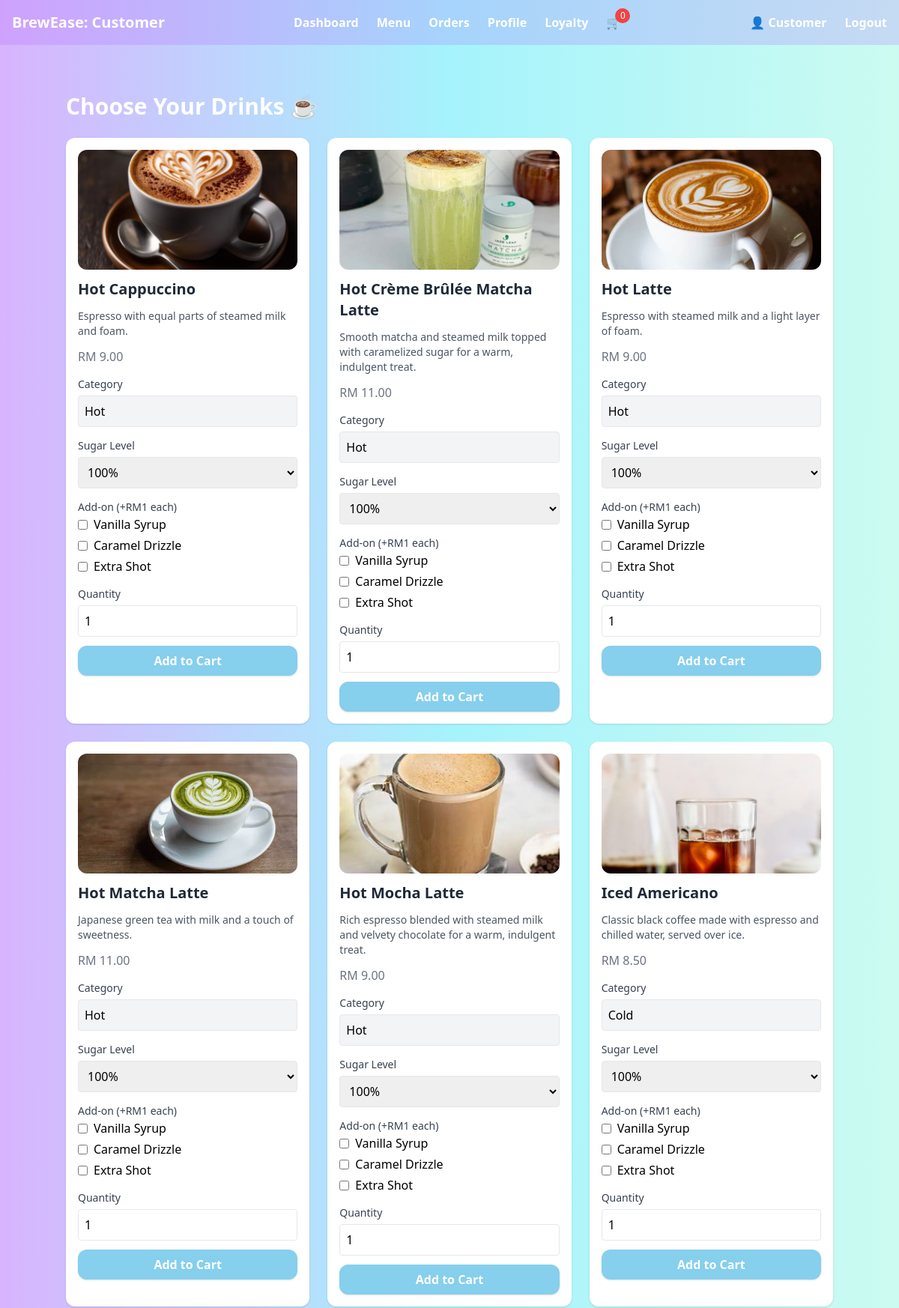
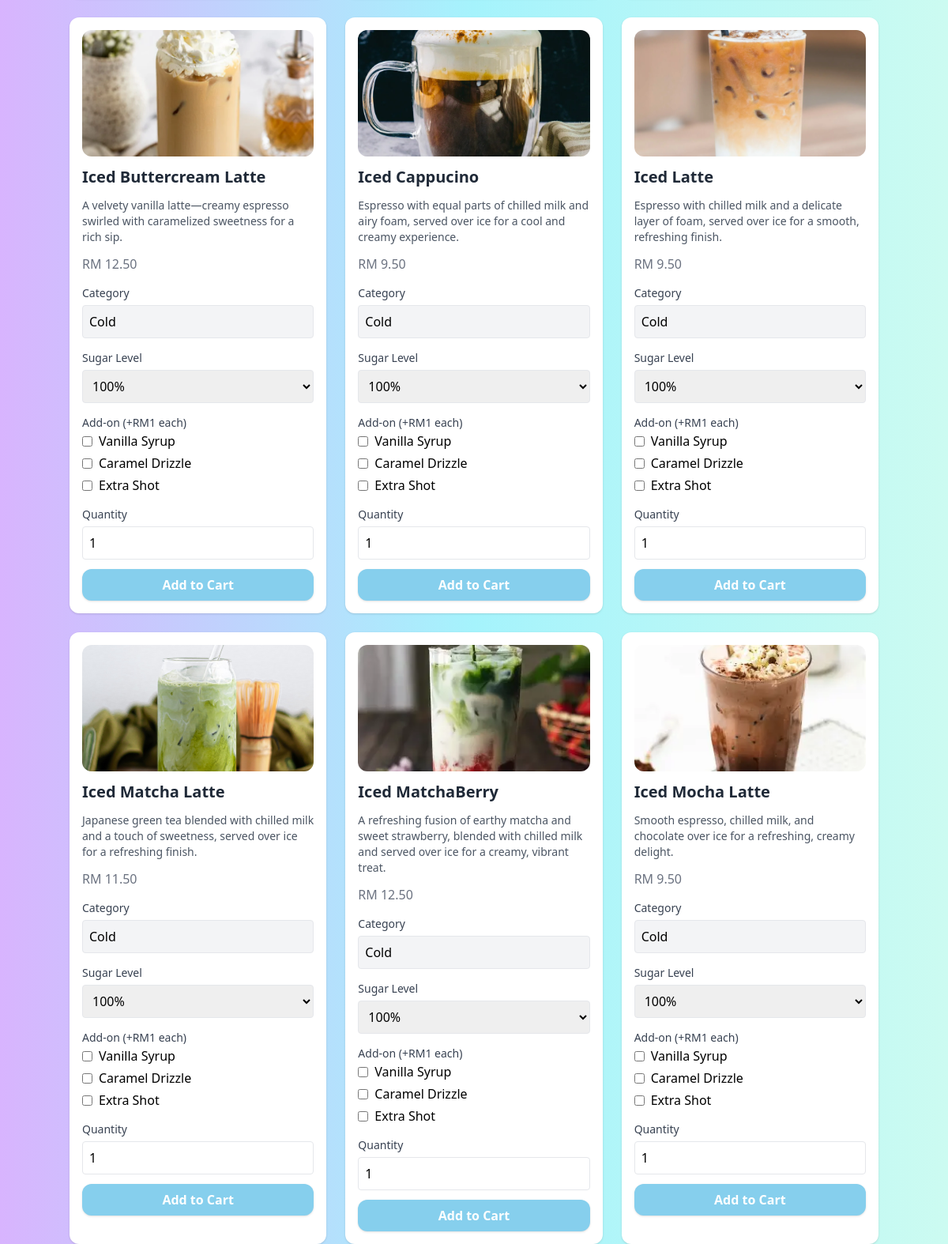
The page /customer/menu.php (signed in) on the database its author committed (2 pictures, top to bottom).
### tables this page shows
CREATE TABLE `product_list` (
  `id` int(11) NOT NULL,
  `category_id` int(30) NOT NULL,
  `name` text NOT NULL,
  `description` text NOT NULL,
  `price` float(15,2) NOT NULL DEFAULT 0.00,
  `photo` varchar(255) DEFAULT NULL,
  `status` tinyint(1) NOT NULL DEFAULT 1,
  `delete_flag` tinyint(1) NOT NULL DEFAULT 0,
  `date_created` datetime NOT NULL DEFAULT current_timestamp(),
  `date_updated` datetime NOT NULL DEFAULT current_timestamp() ON UPDATE current_timestamp()
);

CREATE TABLE `category_list` (
  `id` int(30) NOT NULL,
  `name` text NOT NULL,
  `description` text NOT NULL,
  `status` tinyint(1) NOT NULL DEFAULT 1,
  `delete_flag` tinyint(1) NOT NULL DEFAULT 0,
  `date_created` datetime NOT NULL DEFAULT current_timestamp(),
  `date_updated` datetime NOT NULL DEFAULT current_timestamp() ON UPDATE current_timestamp()
);

### customer/menu.php (the view, shortened to what this page needs)
<?php
include 'header.php';
require_once '../config.php';
$products = [];
$res = $conn->query("
    SELECT p.*, c.name AS category_name
    FROM product_list p
    INNER JOIN category_list c ON p.category_id = c.id
    WHERE p.delete_flag = 0 AND p.status = 1
    ORDER BY p.name ASC
");
while ($row = $res->fetch_assoc()) {
    $products[] = $row;
}
?>
<!DOCTYPE html>
<html lang="en">
<head>
    <script src="https://cdn.tailwindcss.com"></script>
</head>
<body>
<div class="max-w-5xl mx-auto">
    <h1 class="text-3xl font-bold text-white mb-6">Choose Your Drinks ☕️</h1>
    <div class="grid grid-cols-1 sm:grid-cols-2 lg:grid-cols-3 gap-6">
        <?php foreach ($products as $product): ?>
            <div class="bg-white p-4 w-93 rounded-xl shadow space-y-3 product-card" data-id="<?= $product["id"] ?>">
                <?php if (!empty($product['photo'])): ?>
                <img src="../admin/uploads/products/<?= htmlspecialchars($product['photo']) ?>" alt="<?= htmlspecialchars($product['name']) ?>" class="w-full h-40 object-cover rounded-xl transition-transform duration-300 hover:scale-110">
                <?php else: ?>
                <div class="w-full h-40 bg-gray-100 rounded flex items-center justify-center text-gray-400">No Image</div>
                <?php endif; ?>
                <h2 class="text-xl font-semibold text-gray-800"><?= htmlspecialchars($product["name"]) ?></h2>
                <?php if (!empty($product["description"])): ?>
                    <p class="text-sm text-gray-600"><?= htmlspecialchars($product["description"]) ?></p>
                <?php endif; ?>
                <p class="text-gray-500 font-medium">RM <?= number_format($product["price"], 2) ?></p>
                <label class="block">
                    <span class="text-sm text-gray-700">Category</span>
                    <input
                        type="text"
                        class="type w-full mt-1 border rounded p-2 bg-gray-100 cursor-not-allowed"
                        value="<?= htmlspecialchars($product['category_name']) ?>"
                        readonly
                        >
                </label>
                <label class="block">
                    <span class="text-sm text-gray-700">Sugar Level</span>
                    <select class="sugar w-full mt-1 border rounded p-2">
                        <option value="100%" selected>100%</option>
                    </select>
                </label>
                <label class="block">
                    <span class="text-sm text-gray-700">Add-on (+RM1 each)</span>
                    <div class="space-y-1">
                        <label class="flex items-center space-x-2">
                            <input type="checkbox" class="addon" value="Vanilla Syrup">
                            <span>Vanilla Syrup</span>
                        </label>
                        <label class="flex items-center space-x-2">
                            <input type="checkbox" class="addon" value="Caramel Drizzle">
                            <span>Caramel Drizzle</span>
                        </label>
                        <label class="flex items-center space-x-2">
                            <input type="checkbox" class="addon" value="Extra Shot">
                            <span>Extra Shot</span>
                        </label>
                    </div>
                </label>
                <label class="block">
                    <span class="text-sm text-gray-700">Quantity</span>
                    <input type="number" class="quantity w-full mt-1 border rounded p-2" value="1" min="1">
                </label>
                <button type="button" class="add-to-cart w-full bg-[#86CFED] text-white px-4 py-2 rounded-xl font-semibold shadow transition-colors duration-300 hover:bg-white hover:text-[#2FA5D4]">
                    Add to Cart
                </button>
            </div>
        <?php endforeach; ?>
    </div>
</div>
</body>
</html>

### customer/header.php (shortened to what this page needs)
<!DOCTYPE html>
<html lang="en">
<head>
    <script src="https://cdn.tailwindcss.com"></script>
</head>
<body class="bg-gradient-to-r from-purple-300 via-cyan-200 to-teal-100 font-sans">
<nav class="bg-purple-500 bg-opacity-20 p-4 flex justify-between items-center">
  <a href="index.php" class="text-xl font-semibold text-white">BrewEase: Customer</a>
  <ul class="flex gap-6 text-white">
    <li><a href="index.php" class="hover:text-[#236DAA] font-bold hover:font-bold transition">Dashboard</a></li>
    <li><a href="menu.php" class="hover:text-[#236DAA] font-bold hover:font-bold transition">Menu</a></li>
    <li><a href="orders.php" class="hover:text-[#236DAA] font-bold hover:font-bold transition">Orders</a></li>
    <li><a href="profile.php" class="hover:text-[#236DAA] font-bold hover:font-bold transition">Profile</a></li>
    <li><a href="loyalty_history.php" class="hover:text-[#236DAA] font-bold hover:font-bold transition">Loyalty</a></li>
    <li><a href="cart.php" class="relative text-gray-600 hover:text-indigo-600">🛒<span id="cart-count" class="absolute -top-2 -right-3 bg-red-500 text-white text-xs rounded-full w-5 h-5 flex items-center justify-center">0</span></a></li>
  </ul>
  <div class="flex items-center gap-6">
    <div class="flex items-center gap-2 font-bold text-white">
      <span>👤 Customer</span>
    </div>
    <a href="logout.php" class="text-white hover:text-[#B983F6] transition font-bold hover:font-bold">Logout</a>
  </div>
</nav>
    <main class="max-w-4xl mx-auto px-4 py-8"></main>

### rows shown on the page
product_list: photo (picture), name "Hot Cappuccino", description "Espresso with equal parts of steamed milk and foam.", price "9.00", name "Hot"
product_list: photo (picture), name "Hot Crème Brûlée Matcha Latte", description "Smooth matcha and steamed milk topped with caramelized sugar for a warm, indulgent treat.", price "11.00", name "Hot"
product_list: photo (picture), name "Hot Latte", description "Espresso with steamed milk and a light layer of foam.", price "9.00", name "Hot"
product_list: photo (picture), name "Hot Matcha Latte", description "Japanese green tea with milk and a touch of sweetness.", price "11.00", name "Hot"
product_list: photo (picture), name "Hot Mocha Latte", description "Rich espresso blended with steamed milk and velvety chocolate for a warm, indulgent treat.", price "9.00", name "Hot"
product_list: photo (picture), name "Iced Americano", description "Classic black coffee made with espresso and chilled water, served over ice.", price "8.50", name "Cold"
product_list: photo (picture), name "Iced Buttercream Latte", description "A velvety vanilla latte—creamy espresso swirled with caramelized sweetness for a rich sip.", price "12.50", name "Cold"
product_list: photo (picture), name "Iced Cappucino", description "Espresso with equal parts of chilled milk and airy foam, served over ice for a cool and creamy experience.", price "9.50", name "Cold"
product_list: photo (picture), name "Iced Latte", description "Espresso with chilled milk and a delicate layer of foam, served over ice for a smooth, refreshing finish.", price "9.50", name "Cold"
product_list: photo (picture), name "Iced Matcha Latte", description "Japanese green tea blended with chilled milk and a touch of sweetness, served over ice for a refreshing finish.", price "11.50", name "Cold"
product_list: photo (picture), name "Iced MatchaBerry", description "A refreshing fusion of earthy matcha and sweet strawberry, blended with chilled milk and served over ice for a creamy, vibrant treat.", price "12.50", name "Cold"
product_list: photo (picture), name "Iced Mocha Latte", description "Smooth espresso, chilled milk, and chocolate over ice for a refreshing, creamy delight.", price "9.50", name "Cold"
